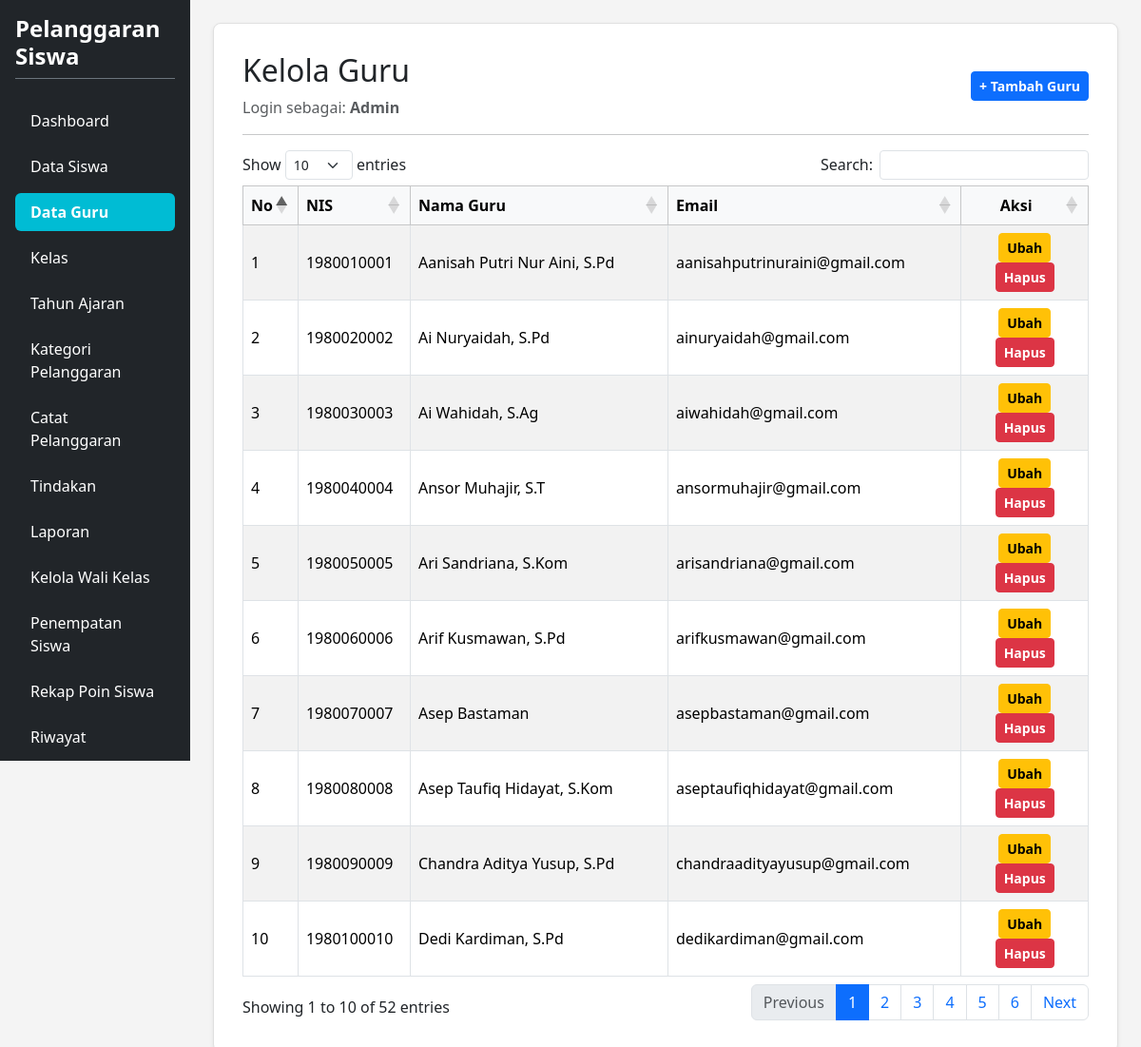
The app's page /kelola_guru.php (signed in) with its own data.
### tables this page shows
CREATE TABLE `t_guru` (
  `id` int(11) NOT NULL,
  `nip` varchar(17) NOT NULL,
  `nama` varchar(150) NOT NULL,
  `email` varchar(150) NOT NULL,
  `status_aktif` tinyint(1) NOT NULL,
  `user_id` int(11) NOT NULL,
  `created_at` timestamp NOT NULL DEFAULT current_timestamp(),
  `updated_at` timestamp NOT NULL DEFAULT current_timestamp()
);

### kelola_guru.php (the view, shortened to what this page needs)
<?php
$db_connection = $conn ?? $koneksi ?? @mysqli_connect("localhost", "root", "", "db_ukk_2026");
$check_nis = $db_connection ? @mysqli_query($db_connection, "SHOW COLUMNS FROM t_guru LIKE 'nis'") : false;
$kolom_id_guru = ($check_nis && mysqli_num_rows($check_nis) > 0) ? 'nis' : 'nip';
$query = "SELECT *, $kolom_id_guru AS nis_val FROM t_guru";
$result = $db_connection ? @mysqli_query($db_connection, $query) : false;
?>
<!DOCTYPE html>
<html lang="id">
<head>
    <link href="https://cdn.jsdelivr.net/npm/bootstrap@5.3.8/dist/css/bootstrap.min.css" rel="stylesheet">
    <link href="https://cdn.datatables.net/1.13.8/css/dataTables.bootstrap5.min.css" rel="stylesheet">
</head>
<body>
<div class="container-fluid d-flex p-0" style="min-height: 100vh;">
    <div class="row flex-grow-1 g-0 w-100">
        <?php include "layout/sidebar.php"; ?>
        <main class="col-md-9 col-lg-10 p-4">
            <div class="content-card shadow-sm">
                <div class="d-flex justify-content-between align-items-center mb-3">
                    <div>
                        <h2>Kelola Guru</h2>
                        <p class="text-muted mb-0">Login sebagai: <b><?= htmlspecialchars(ucfirst($_SESSION['role'] ?? 'Admin')) ?></b></p>
                    </div>
                    <a href="tambah_guru.php" class="btn btn-primary btn-sm fw-semibold">+ Tambah Guru</a>
                </div>
                <hr>
                <div class="table-responsive">
                    <table id="tableGuru" class="table table-bordered table-striped align-middle w-100">
                        <thead class="table-light">
                            <tr>
                                <th width="5%">No</th>
                                <th>NIS</th>
                                <th>Nama Guru</th>
                                <th>Email</th>
                                <th width="15%" class="text-center">Aksi</th>
                            </tr>
                        </thead>
                        <tbody>
                            <?php
                            $no = 1;
                            if ($result && mysqli_num_rows($result) > 0) {
                                while ($row = mysqli_fetch_assoc($result)) {
                            ?>
                                    <tr>
                                        <td><?= $no++ ?></td>
                                        <td><?= htmlspecialchars($row['nis_val'] ?? '-') ?></td>
                                        <td><?= htmlspecialchars($row['nama'] ?? '-') ?></td>
                                        <td><?= htmlspecialchars($row['email'] ?? '-') ?></td>
                                        <td class="text-center">
                                            <a href="edit_guru.php?id=<?= $row['id'] ?>" class="btn btn-sm btn-warning fw-semibold px-2">Ubah</a>
                                            <a href="hapus_guru.php?id=<?= $row['id'] ?>" class="btn btn-sm btn-danger fw-semibold px-2" onclick="return confirm('Yakin ingin menghapus data ini?')">Hapus</a>
                                        </td>
                                    </tr>
                            <?php
                                }
                            } else {
                            ?>
                                <tr>
                                    <td colspan="5" class="text-center text-muted py-4">Belum ada data guru di dalam tabel t_guru.</td>
                                </tr>
                            <?php
                            }
                            ?>
                        </tbody>
                    </table>
                </div>
            </div>
        </main>
    </div>
</div>
</body>
</html>

### layout/sidebar.php (shortened to what this page needs)
<?php
$current_page = basename($_SERVER['PHP_SELF']);
$role = strtolower(trim($_SESSION['role'] ?? 'guru'));
?>
<div class="col-md-3 col-lg-2 bg-dark p-3 d-flex flex-column justify-content-between" style="min-height: 100vh; position: sticky; top: 0; height: 100vh; overflow-y: auto;">
    <div>
        <h4 class="text-white mb-4 fw-bold pb-2 border-bottom border-secondary">
            Pelanggaran Siswa
        </h4>
        <ul class="nav nav-pills flex-column">
            <li class="nav-item mb-2">
                <a href="dashboard.php" class="nav-link <?= ($current_page == 'dashboard.php') ? 'active' : 'text-white' ?>">
                    Dashboard
                </a>
            </li>
            <?php if ($role === 'admin'): ?>
                <li class="nav-item mb-2">
                    <a href="kelola_siswa.php" class="nav-link <?= (in_array($current_page, ['kelola_siswa.php', 'tambah_siswa.php', 'edit_siswa.php'])) ? 'active' : 'text-white' ?>">
                        Data Siswa
                    </a>
                </li>
                <li class="nav-item mb-2">
                    <a href="kelola_guru.php" class="nav-link <?= (in_array($current_page, ['kelola_guru.php', 'tambah_guru.php', 'edit_guru.php'])) ? 'active' : 'text-white' ?>">
                        Data Guru
                    </a>
                </li>
                <li class="nav-item mb-2">
                    <a href="kelola_kelas.php" class="nav-link <?= (in_array($current_page, ['kelola_kelas.php', 'tambah_kelas.php', 'edit_kelas.php'])) ? 'active' : 'text-white' ?>">
                        Kelas
                    </a>
                </li>
                <li class="nav-item mb-2">
                    <a href="kelola_tahun_ajaran.php" class="nav-link <?= (in_array($current_page, ['kelola_tahun_ajaran.php', 'tambah_tahun_ajaran.php', 'edit_tahun_ajaran.php'])) ? 'active' : 'text-white' ?>">
                        Tahun Ajaran
                    </a>
                </li>
                <li class="nav-item mb-2">
                    <a href="kategori_pelanggaran.php" class="nav-link <?= (in_array($current_page, ['kategori_pelanggaran.php', 'tambah_kategori_pelanggaran.php', 'edit_kategori_pelanggaran.php'])) ? 'active' : 'text-white' ?>">
                        Kategori Pelanggaran
                    </a>
                </li>
                <li class="nav-item mb-2"><a href="catat_pelanggaran.php" class="nav-link <?= ($current_page == 'catat_pelanggaran.php') ? 'active' : 'text-white' ?>">Catat Pelanggaran</a></li>
                <li class="nav-item mb-2"><a href="tindakan.php" class="nav-link <?= ($current_page == 'tindakan.php') ? 'active' : 'text-white' ?>">Tindakan</a></li>
                <li class="nav-item mb-2">
                    <a href="laporan.php" class="nav-link <?= (in_array($current_page, ['laporan.php', 'cetak_export.php'])) ? 'active' : 'text-white' ?>">
                        Laporan
                    </a>
                </li>
                <li class="nav-item mb-2">
                    <a href="kelola_wali_kelas.php" class="nav-link <?= (in_array($current_page, ['kelola_wali_kelas.php', 'tambah_wali_kelas.php', 'edit_wali_kelas.php'])) ? 'active' : 'text-white' ?>">
                        Kelola Wali Kelas
                    </a>
                </li>
                <li class="nav-item mb-2">
                    <a href="penempatan_siswa.php" class="nav-link <?= (in_array($current_page, ['penempatan_siswa.php', 'tambah_penempatan_siswa.php', 'edit_penempatan_siswa.php'])) ? 'active' : 'text-white' ?>">
                        Penempatan Siswa
                    </a>
                </li>
                <li class="nav-item mb-2">
                    <a href="rekap_poin.php" class="nav-link <?= ($current_page == 'rekap_poin.php') ? 'active' : 'text-white' ?>">
                        Rekap Poin Siswa
                    </a>
                </li>
                <li class="nav-item mb-2">
                    <a href="riwayat.php" class="nav-link <?= ($current_page == 'riwayat.php') ? 'active' : 'text-white' ?>">
                        Riwayat
                    </a>
                </li>
            <?php endif; ?>
        </ul>
    </div>
</div>

### kelola_guru.php (style rules this page uses)
body { background-color: #f4f4f4; overflow-x: hidden; margin: 0; }
.content-card { background-color: #ffffff; border: 1px solid #e0e0e0; border-radius: 8px; padding: 30px; box-shadow: 0 2px 5px rgba(0,0,0,0.05); }
.nav-pills .nav-link.active { background-color: #00bcd4 !important; color: #ffffff !important; font-weight: bold; }

### records on screen
t_guru: nip "1980010001", nama "Aanisah Putri Nur Aini, S.Pd", email "aanisahputrinuraini@gmail.com"
t_guru: nip "1980020002", nama "Ai Nuryaidah, S.Pd", email "ainuryaidah@gmail.com"
t_guru: nip "1980030003", nama "Ai Wahidah, S.Ag", email "aiwahidah@gmail.com"
t_guru: nip "1980040004", nama "Ansor Muhajir, S.T", email "ansormuhajir@gmail.com"
t_guru: nip "1980050005", nama "Ari Sandriana, S.Kom", email "arisandriana@gmail.com"
t_guru: nip "1980060006", nama "Arif Kusmawan, S.Pd", email "arifkusmawan@gmail.com"
t_guru: nip "1980070007", nama "Asep Bastaman", email "asepbastaman@gmail.com"
t_guru: nip "1980080008", nama "Asep Taufiq Hidayat, S.Kom", email "aseptaufiqhidayat@gmail.com"
t_guru: nip "1980090009", nama "Chandra Aditya Yusup, S.Pd", email "chandraadityayusup@gmail.com"
t_guru: nip "1980100010", nama "Dedi Kardiman, S.Pd", email "dedikardiman@gmail.com"

### other values on screen
$_SESSION['role'] "Admin"
